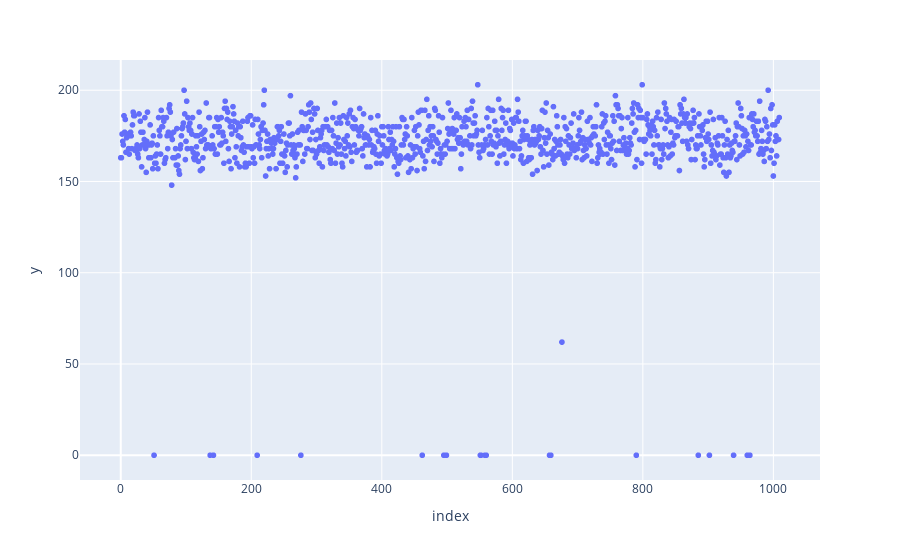

The notebook cell saved with this chart:
### Markdown cell above
Визуализация выбросов

### Code cell
import plotly.express as px

# plotting scattered graph
fig = px.scatter([i for i in range(len(data['Height']))], y=data['Height'])
fig.show()

### Figure 1 — Plotly figure (JSON) as saved in the notebook; plotly's stock layout.template omitted (floating-point values rounded to 4 significant figures; data arrays with more than 128 entries replaced by an {"elided": "..."} marker saying what was removed)
{"data": [{"hovertemplate": "index=%{x}<br>y=%{y}<extra></extra>", "legendgroup": "", "marker": {"color": "#636efa", "symbol": "circle"}, "mode": "markers", "name": "", "showlegend": false, "type": "scattergl", "x": {"elided": "1010 int values"}, "xaxis": "x", "y": {"elided": "1010 int values"}, "yaxis": "y"}], "layout": {"legend": {"tracegroupgap": 0}, "margin": {"t": 60}, "xaxis": {"anchor": "y", "domain": [0, 1], "title": {"text": "index"}}, "yaxis": {"anchor": "x", "domain": [0, 1], "title": {"text": "y"}}}}
